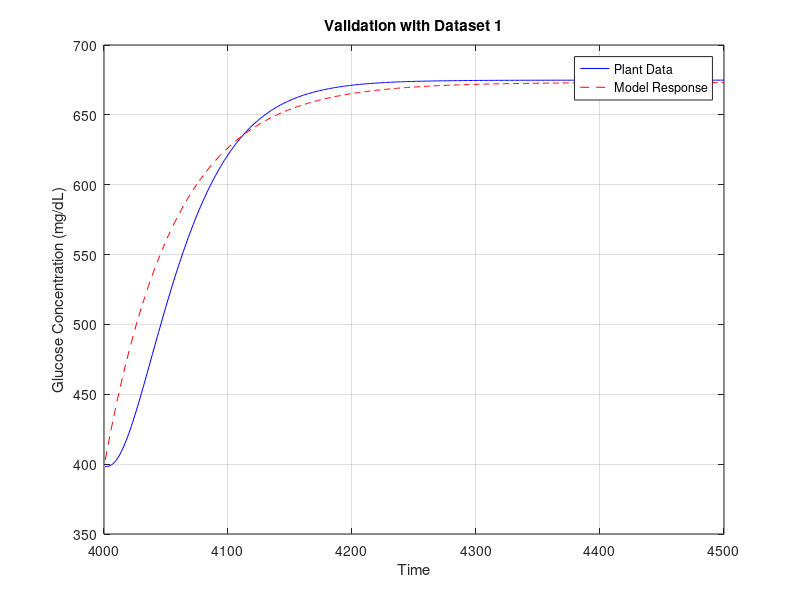

The MATLAB script that drew this image:
% Validation of First Order
clear all;
clc;

% Values from model
optimal_x(1) = 11;   % Process gain
optimal_x(2) = 56.44815;   % Time constant

% Display
xo(1) = optimal_x(1);
disp(['Process gain: ', num2str(xo(1))]);
xo(2) = optimal_x(2);
disp(['Time constant: ', num2str(xo(2))]);


% Load
load('result_stepchange.mat'); 


% Validation with the trained dataset 1
G_in1           = U(4001:4500); 
G_Plant_Data1   = G_step_profile(4001:4500); 
t_data1         = Time_profile(4001:4500); 
G_ss1              = G_Plant_Data1(1); 

% Step response model in time domain for dataset 1
G_model_response1 = zeros(length(t_data1), 1);
for i = 1:length(t_data1)
    G_model_response1(i) = G_ss1 + xo(1) * 25 * (1 - exp(-(t_data1(i) - 4000) / xo(2)));
end

% Plotting results for dataset 1
figure(1);
plot(t_data1, G_Plant_Data1, 'b', 'DisplayName', 'Plant Data');
hold on;
plot(t_data1, G_model_response1, 'r--', 'DisplayName', 'Model Response');
legend('Location', 'best');
title('Validation with Dataset 1');
xlabel('Time');
ylabel('Glucose Concentration (mg/dL)');
grid on;

